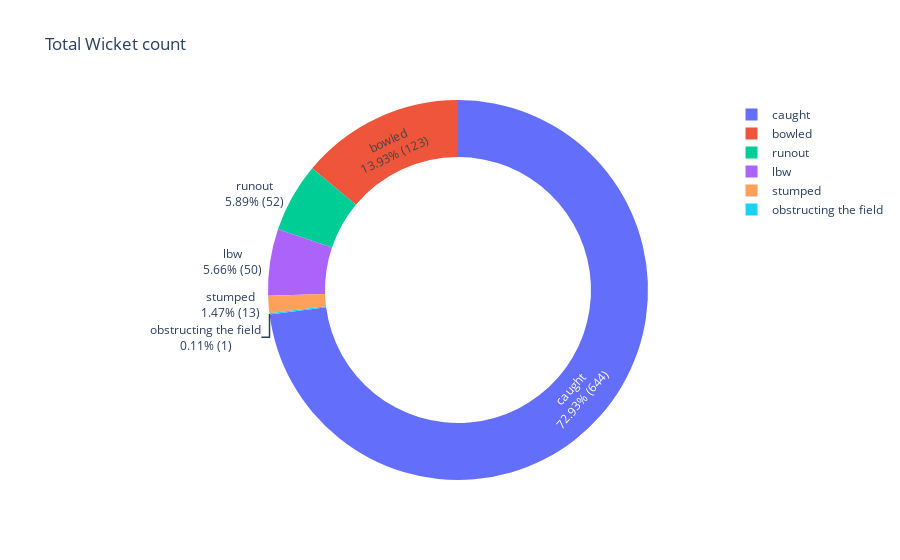

The notebook cell this image was saved under:
### Code cell
wicket_type = data['wicket_type'].value_counts()
total_wickets = wicket_type.values.sum()
custom_text = [f'{(100 * value / total_wickets):.2f}%\n({value})' for value in wicket_type.values]

fig = go.Figure(data=[go.Pie(
    labels=wicket_type.index,
    values=wicket_type.values,
    hole=.7,
    text=custom_text,
    textinfo='label+text',
)])
fig.update_layout(
    title_text='Total Wicket count',
)

fig.show()

### Figure 1 — Plotly figure (JSON) as saved in the notebook; plotly's stock layout.template omitted (floating-point values rounded to 4 significant figures)
{"data": [{"hole": 0.7, "labels": ["caught", "bowled", "runout", "lbw", "stumped", "obstructing the field"], "text": ["72.93%\n(644)", "13.93%\n(123)", "5.89%\n(52)", "5.66%\n(50)", "1.47%\n(13)", "0.11%\n(1)"], "textinfo": "label+text", "type": "pie", "values": [644, 123, 52, 50, 13, 1]}], "layout": {"autosize": true, "title": {"text": "Total Wicket count"}}}
